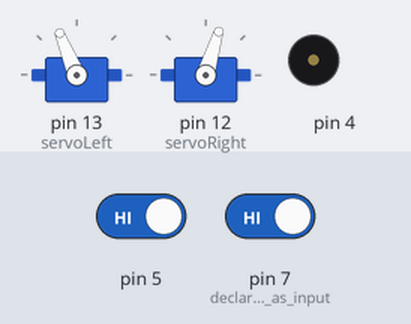
Simulated run of this sketch. Board: Arduino Uno, built with avr-gcc and run on an emulated ATmega328P. On the bench: 2 × servo, buzzer (waves = sounding). Inputs (shaded band) come from the test bench; at power-on: pin 5 HIGH, pin 7 (declare_pins_as_input) HIGH.

Above: at 2.2 s.
2.3 s: pin 5 driven LOW
At 5.2 s:
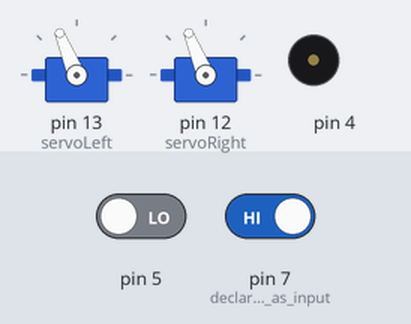
5.3 s: pin 7 (declare_pins_as_input) driven LOW
At 6.1 s:
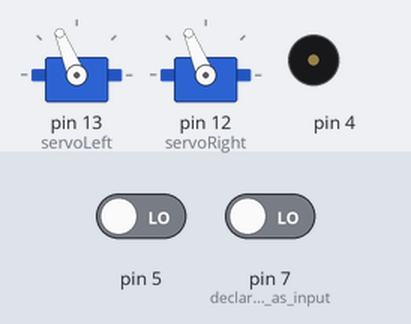
Timing chart, 0 to 8.3 s (numbered marks = the images above; inputs shaded):
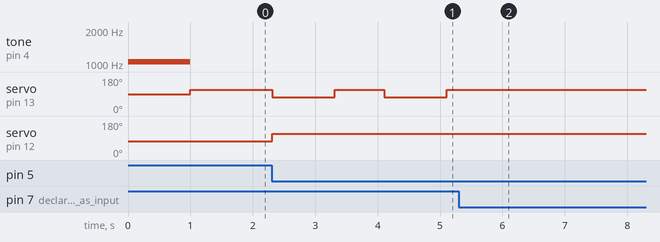

Measured:
- after the input at 2.3 s, servo on pin 13 (servoLeft): alternates 112° for 0.80 s and 73° for 1.0 s, starting at once; servo on pin 12 (servoRight): 73° → 112° at once
- after the input at 5.3 s, servo on pin 13 (servoLeft): stops changing and stays 112°

The sketch:

RoamingWithWhiskers.ch.ino
```cpp
//Robotics with the BOE Shield - RoamingWithWhiskers
//Go forward, Back up and turn if whiskers indicate BOE Shield-Bot bynoed
//into something.
//Code source 'Parallax' Modifications by Chinyere Okpala

#include <Servo.h>    // initiazlize servo library

Servo servoLeft;      //Initialize variables for servo
Servo servoRight;

void setup() {
  pinMode(7, INPUT); //declare pins as input
  pinMode(5, INPUT);

  tone(4, 1047, 1000); //1047 hz tone for 1000ms
  delay(1000);  // delay 1000ms

  servoLeft.attach(13);  //attach pins to servo
  servoRight.attach(12);

}

void loop() {
  byte wLeft = digitalRead(5);  // assign pin to whiskers to read value
  byte wRight = digitalRead(7);

  if((wLeft == 0) && (wRight == 0))  //if nothing is detected
  {
    servoLeft.detach();
    servoRight.detach();
  }
  else if(wLeft == 0)  // if right is detected
  {
    backward(1000);
    turnRight(800);
  }
  else if(wRight == 0)  //if left is detected
  {
    backward(1000);
    turnLeft(400);
  }
  else   //no object is detected
  {
    foward(20);
  }
}


void foward(int time) //declare function and variable 'time'
{
  servoLeft.writeMicroseconds(1700);  //left wheel: full speed counterclockwise
  servoRight.writeMicroseconds(1300); //right wheel: full speed clockwise
  delay(time); // delay for time what whisker is detected or not detected
}

void turnLeft(int time)//declare function and variable 'time'
{
  servoLeft.writeMicroseconds(1300); //left wheel: full speed clockwise
  servoRight.writeMicroseconds(1300); //right wheel: full speed clockwise
  delay(time); // delay for time what whisker is detected or not detected
}

void turnRight(int time)//declare function and variable 'time'
{
  servoLeft.writeMicroseconds(1700);//left wheel: full speed counterclockwise
  servoRight.writeMicroseconds(1700);//right wheel: full speed counterclockwise
  delay(time); // delay for time what whisker is detected or not detected
}

void backward(int time) //declare function and variable 'time'
{
  servoLeft.writeMicroseconds(1300);//left wheel: full speed clockwise
  servoRight.writeMicroseconds(1700);//right wheel: full speed counterclockwise
  delay(time); // delay for time what whisker is detected or not detected
}
```
